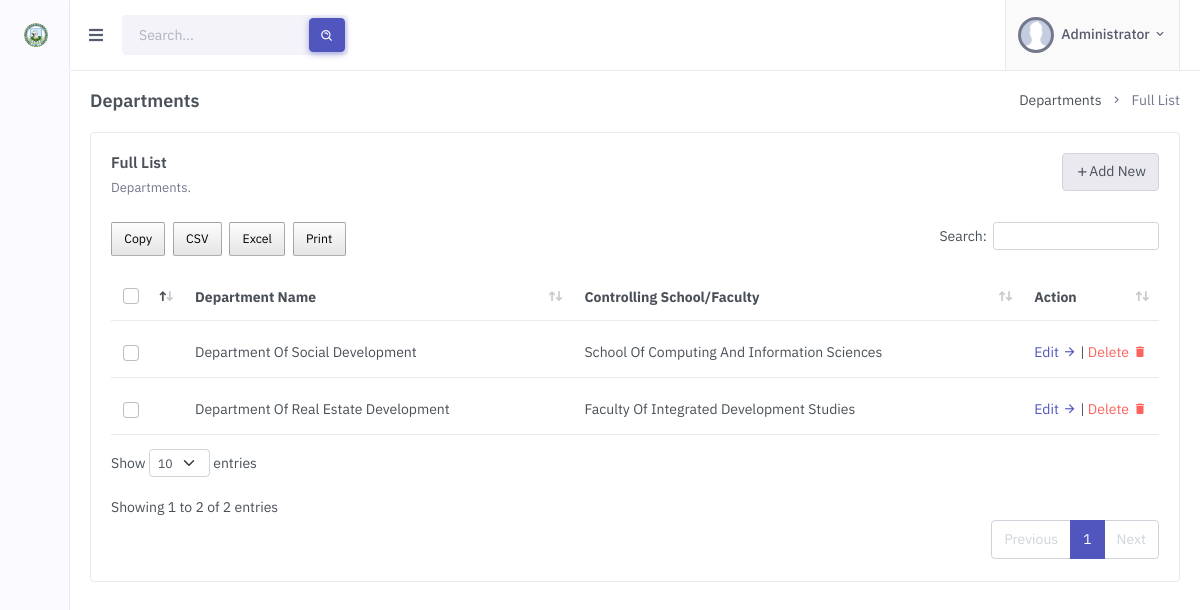
Page /admin/departments.php (signed in) on the earlier database version.
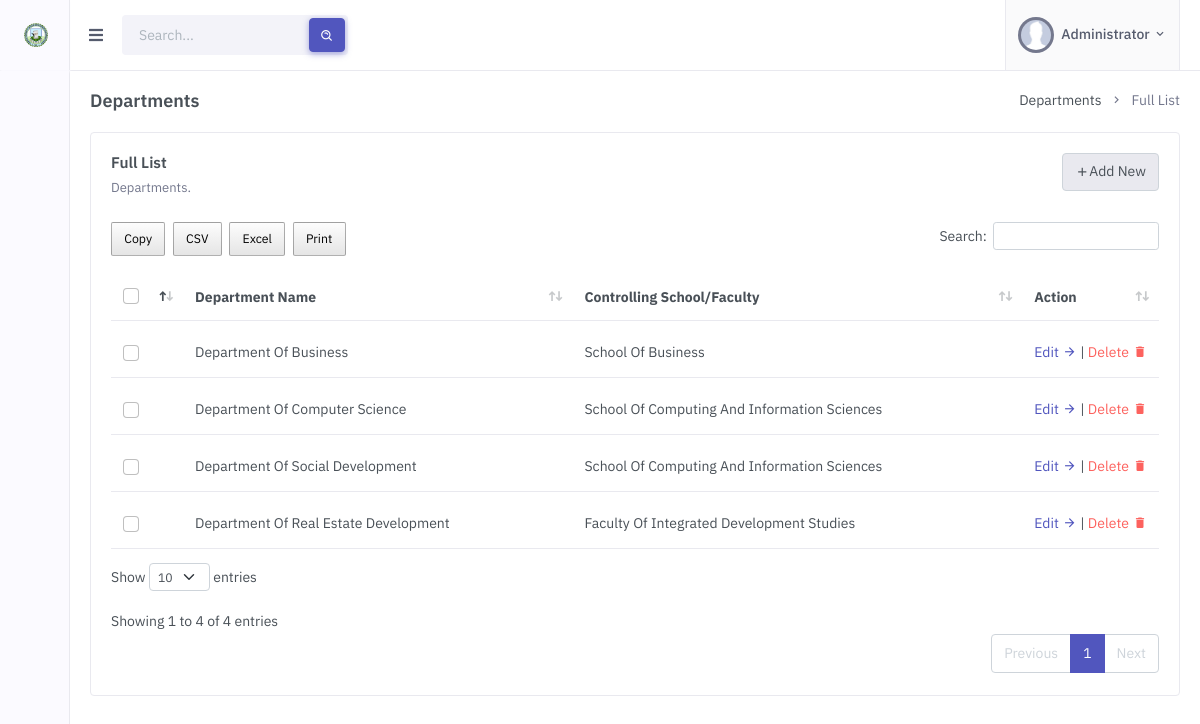
Same page on the later database version.
### tables this page shows
CREATE TABLE `departments` (
  `department_id` int(11) NOT NULL,
  `department_name` varchar(255) NOT NULL,
  `school_faculty_id` int(11) NOT NULL
);

CREATE TABLE `schools_faculties` (
  `school_faculty_id` int(11) NOT NULL,
  `school_faculty_name` varchar(255) NOT NULL,
  `acronym` varchar(50) NOT NULL
);

### dbh/db_functions.php (called while the page is built, shortened)
<?php
function select_all_desc_id($table, $primary_key) {
    global $pdo;
    $sql = "SELECT * FROM $table ORDER BY $primary_key desc";
    $stmt = $pdo->prepare($sql);
    $stmt->execute();
    $result = $stmt->fetchAll();
    return $result;
}
function school_faculty_name($school_faculty_id) {
    global $pdo;
    $sql = "SELECT * FROM schools_faculties WHERE school_faculty_id=?";
    $stmt = $pdo->prepare($sql);
    $stmt->execute([$school_faculty_id]);
    $result = $stmt->fetchAll();
    return $result[0]['school_faculty_name'];
}

### admin/departments.php (the view, shortened to what the changed rows need)
<!doctype html>
<html lang="en">
    <head>
        <link href="../assets/libs/flatpickr/flatpickr.min.css" rel="stylesheet" type="text/css">
        <link href="../assets/libs/datatables.net-bs4/css/dataTables.bootstrap4.min.css" rel="stylesheet" type="text/css" />
        <link href="../assets/libs/datatables.net-responsive-bs4/css/responsive.bootstrap4.min.css" rel="stylesheet" type="text/css" />
        <link rel="stylesheet" href="../assets/css/buttons.dataTables.min.css">
        <link rel="stylesheet" href="../assets/css/preloader.min.css" type="text/css" />
        <link href="../assets/css/bootstrap.min.css" id="bootstrap-style" rel="stylesheet" type="text/css" />
        <link href="../assets/css/icons.min.css" rel="stylesheet" type="text/css" />
        <link href="../assets/css/app.min.css" id="app-style" rel="stylesheet" type="text/css" />
    </head>
    <body>
        <?php
            include "includes/header.inc.php";
        ?>
                <div class="page-content">
                    <div class="container-fluid">
                        <div class="row">
                            <div class="col-lg-12">
                                <div class="card">
                                    <div class="card-body">
                                        <div class="row">
                                            <div class="col-sm">
                                            </div>
                                            <div class="col-sm-auto">
                                            </div>
                                        </div>
                                        <div class="table-responsive">
                                            <table class="table align-middle datatable dt-responsive table-check nowrap" style="border-collapse: collapse; border-spacing: 0 8px; width: 100%;">
                                                <thead>
                                                    <tr class="bg-transparent">
                                                        <th style="width: 30px;">
                                                            <div class="form-check font-size-16">
                                                                <input type="checkbox" name="check" class="form-check-input" id="checkAll">
                                                            </div>
                                                        </th>
                                                        <th>Department Name</th>
                                                        <th>Controlling School/Faculty</th>
                                                        <th style="width: 90px;">Action</th>
                                                    </tr>
                                                </thead>
                                                <?php
                                                    $departments = select_all_desc_id("departments", "department_id");
                                                    if(count($departments) > 0) {
                                                        foreach ($departments as $department) {
                                                            $department_id = $department['department_id'];
                                                            $department_name = $department['department_name'];
                                                            $school_faculty_id = $department['school_faculty_id'];
                                                            ?>
                                                            <tr>
                                                                <td>
                                                                    <div class="form-check font-size-16">
                                                                        <input type="checkbox" class="form-check-input">
                                                                    </div>
                                                                </td>
                                                                <td><?php echo $department_name; ?></td>
                                                                <td><?php echo school_faculty_name($school_faculty_id); ?></td>
                                                                <td>
                                                                    <a href="edit-department.php?id=<?php echo $department_id; ?>">Edit<i class="mdi mdi-arrow-right ms-1"></i></a> |
                                                                    <a class="text-danger" onclick="return confirm('Are you sure you want to delete <?php echo $department_name; ?>?');" href="controls/delete-department.php?id=<?php echo $department_id; ?>">Delete<i class="mdi mdi-delete ms-1"></i></a>
                                                                </td>
                                                            </tr>
                                                            <?php
                                                        }
                                                    }
                                                ?>
                                            </table>
                                        </div>
                                    </div>
                                </div>
                            </div>
                        </div>
                    </div>
                </div>
    </body>
</html>

Differences in the rows shown:
added departments: department_name "Department Of Business", school_faculty.school_faculty_name "School Of Business"
added departments: department_name "Department Of Computer Science", school_faculty.school_faculty_name "School Of Computing And Information Sciences"
Other differences:
text written by a page script: "Copy CSV Excel Print Search: Show entries Showing 1 to 2 of 2 entries Previous 1 Next" → "Copy CSV Excel Print Search: Show entries Showing 1 to 4 of 4 entries Previous 1 Next"
